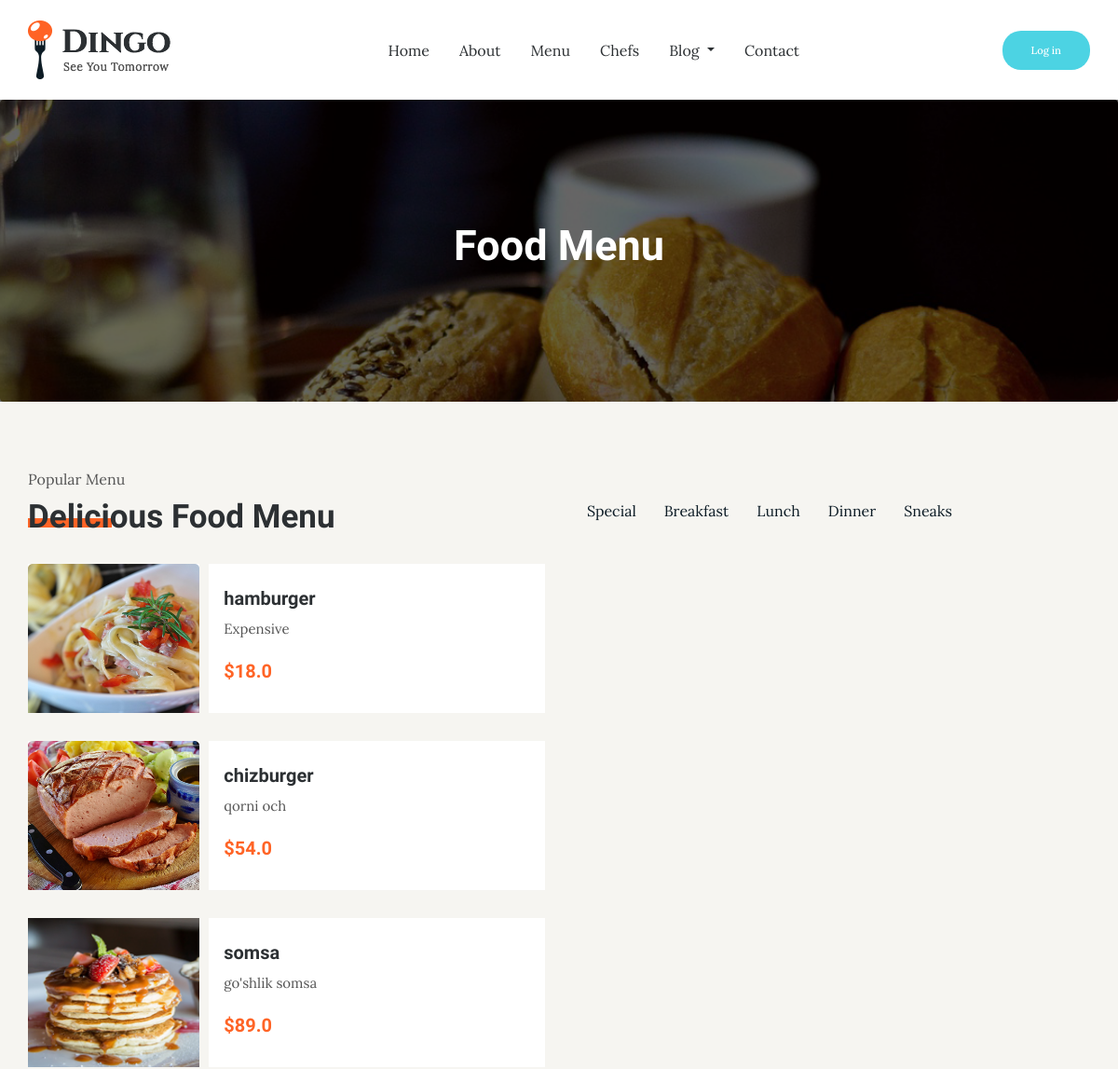
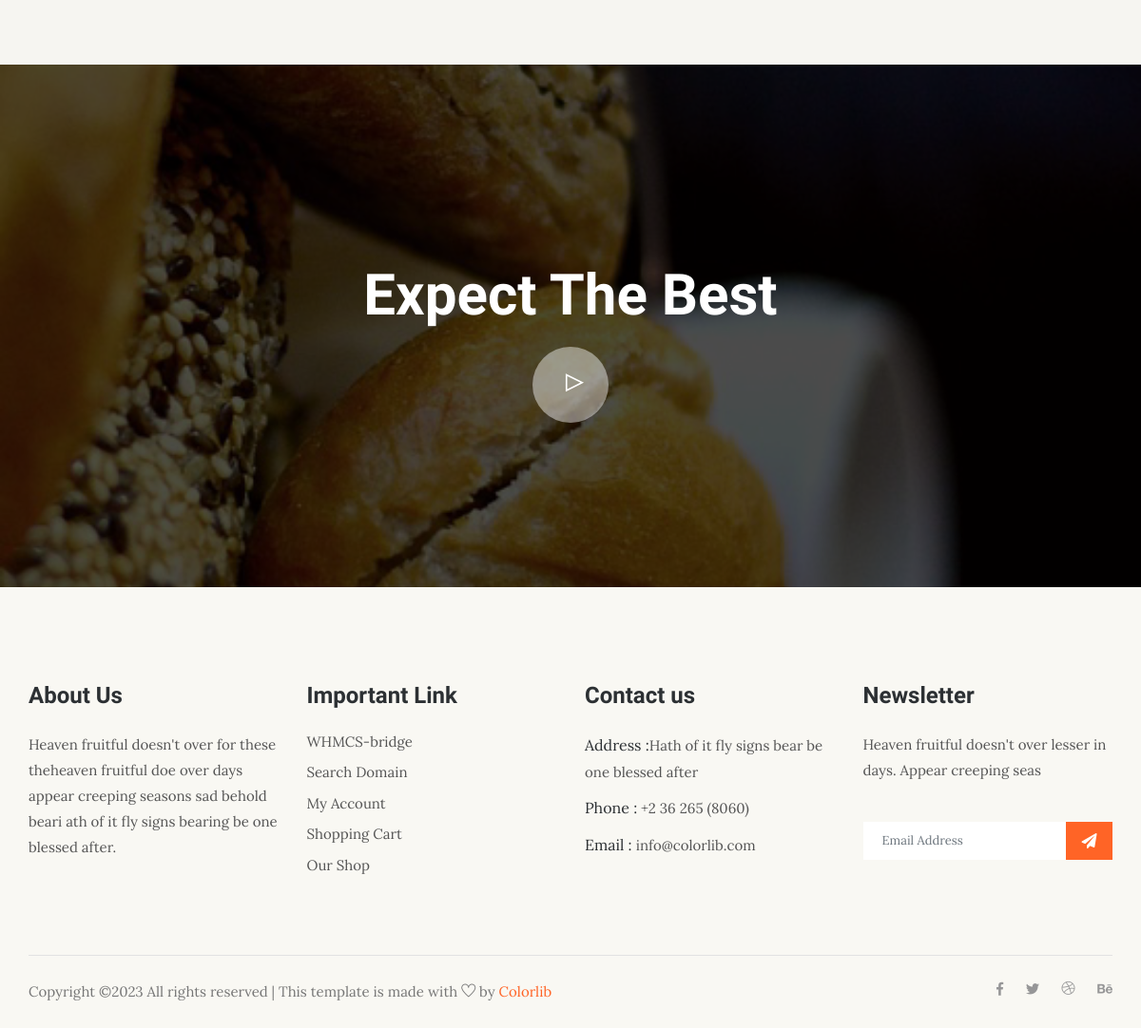
/food/?cat=Dinner, run on the app's committed database (2 pictures, top to bottom).
### dingoapp/models.py (models this page shows, shortened)
class Category(models.Model):
    category_name = models.CharField(verbose_name="Category name", max_length=150)
    created = models.DateTimeField(verbose_name="Created", auto_now_add=True)
    updated = models.DateTimeField(verbose_name="Updated", auto_now=True)
    class Meta:
        ordering = ["created"]
        verbose_name = "Category"
        verbose_name_plural = "Categories"

class FoodModel(models.Model):
    title = models.CharField(verbose_name="Title", max_length=155)
    about = models.TextField(verbose_name='About')
    exclusive = models.BooleanField(verbose_name="Exclusive", default=False)
    price = models.FloatField(verbose_name="Price",
                              validators=(MinValueValidator(0),
                                          MaxValueValidator(9999)
                                          ))
    picture = models.ImageField(upload_to='food/')
    created = models.DateTimeField(verbose_name="Created", auto_now_add=True)
    updated = models.DateTimeField(verbose_name="Updated", auto_now=True)
    category = models.ManyToManyField("Category", verbose_name="Category")
    tags = models.ManyToManyField(TagModel, verbose_name="Tags", blank=True)

### dingoapp/views.py (the view)
# urls.py: path("food/", MenuView.as_view(), name='menu'),
class MenuView(TemplateView):
    template_name = 'food_menu.html'
    def get_context_data(self, **kwargs):
        cat = self.request.GET.get('cat')
        if cat is None:
            cat = "Special"
        foods = FoodModel.objects.filter(category__category_name__contains=cat)[:6]
        context = super().get_context_data(**kwargs)
        context['categories'] = Category.objects.all()
        context['foods3'] = foods[:3]
        context['foods6'] = foods[3:6]
        return context

### templates/food_menu.html (shortened to what this page needs)
{% extends 'base.html' %}
{% load static %}
{% block content %}
    <section class="breadcrumb breadcrumb_bg">
        <div class="container">
            <div class="row">
                <div class="col-lg-12">
                    <div class="breadcrumb_iner text-center">
                        <div class="breadcrumb_iner_item">
                            <h2>Food Menu</h2>
                        </div>
                    </div>
                </div>
            </div>
        </div>
    </section>
    <section class="food_menu gray_bg">
        <div class="container">
            <div class="row justify-content-between">
                <div class="col-lg-5">
                    <div class="section_tittle">
                        <p>Popular Menu</p>
                        <h2>Delicious Food Menu</h2>
                    </div>
                </div>
                <div class="col-lg-6">
                    <div class="nav nav-tabs food_menu_nav" id="myTab" role="tablist">
                        {% for category in categories %}
                            {% if category.category_name == cat %}
                                <a class="active" data-toggle="tab"
                                   href="{% url 'menu' %}?cat={{ category.category_name }}#myTab">{{ category.category_name }}
                                    <img src="{% static 'img/icon/play.svg' %}"
                                         alt="play"></a>
                            {% else %}
                                <a data-toggle="tab"
                                   href="{% url 'menu' %}?cat={{ category.category_name }}#myTab">{{ category.category_name }}</a>
                            {% endif %}
                        {% endfor %}
                    </div>
                </div>
                <div class="col-lg-12">
                    <div class="tab-content" id="myTabContent">
                        <div class="tab-pane fade show active single-   member" id="Special" role="tabpanel"
                             aria-labelledby="Special-tab">
                            <div class="row">
                                <div class="col-sm-6 col-lg-6">
                                    {% for food in foods3 %}
                                        <div class="single_food_item media">
                                            <img src="{{ food.picture.url }}" class="mr-3" alt="..." width="35%" ,
                                                 height="160px">
                                            <div class="media-body align-self-center">
                                                <h3>{{ food.title }}</h3>
                                                <p>{{ food.about }}</p>
                                                <h5>${{ food.price }}</h5>
                                            </div>
                                        </div>
                                    {% endfor %}
                                </div>
                                    <div class="col-sm-6 col-lg-6">
                                    </div>
                                </div>
                            </div>
                        </div>
                    </div>
                </div>
            </div>
    </section>
    <section class="intro_video_bg">
        <div class="container">
            <div class="row">
                <div class="col-lg-12">
                    <div class="intro_video_iner text-center">
                        <h2>Expect The Best</h2>
                        <div class="intro_video_icon">
                            <a id="play-video_1" class="video-play-button popup-youtube"
                               href="https://www.youtube.com/watch?v=pBFQdxA-apI">
                                <span class="ti-control-play"></span>
                            </a>
                        </div>
                    </div>
                </div>
            </div>
        </div>
    </section>
{% endblock content %}

### data on the page
Category: category_name "Special"
Category: category_name "Breakfast"
Category: category_name "Lunch"
Category: category_name "Dinner"
Category: category_name "Sneaks"
FoodModel: picture (picture), title "hamburger", about "Expensive", price "18.0"
FoodModel: picture (picture), title "chizburger", about "qorni och", price "54.0"
FoodModel: picture (picture), title "somsa", about "go'shlik somsa", price "89.0"
